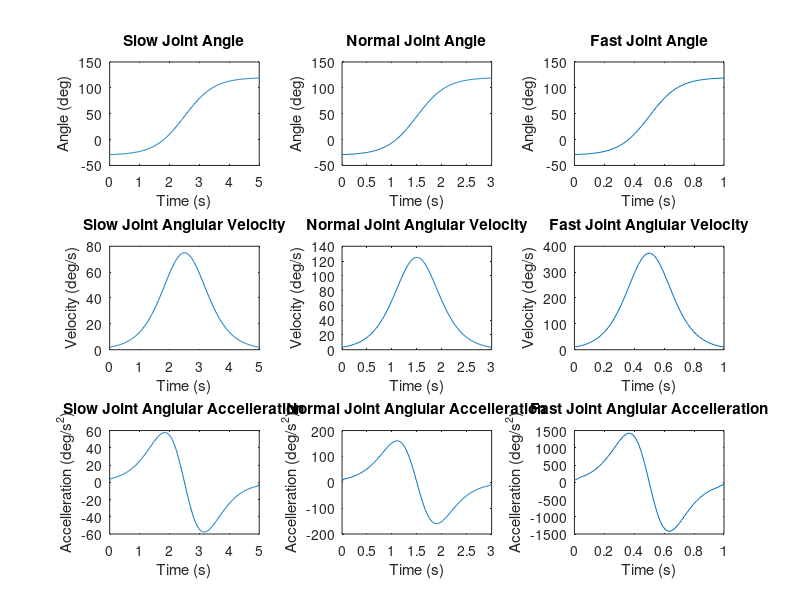
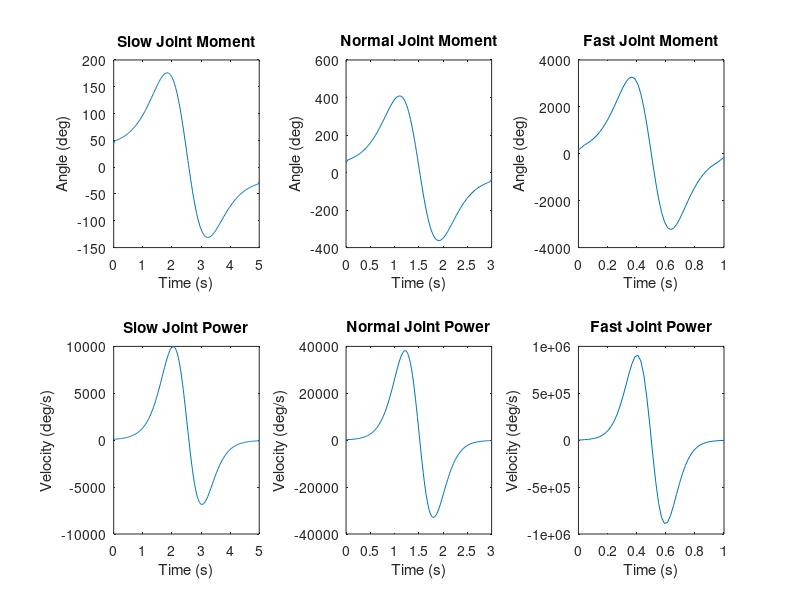
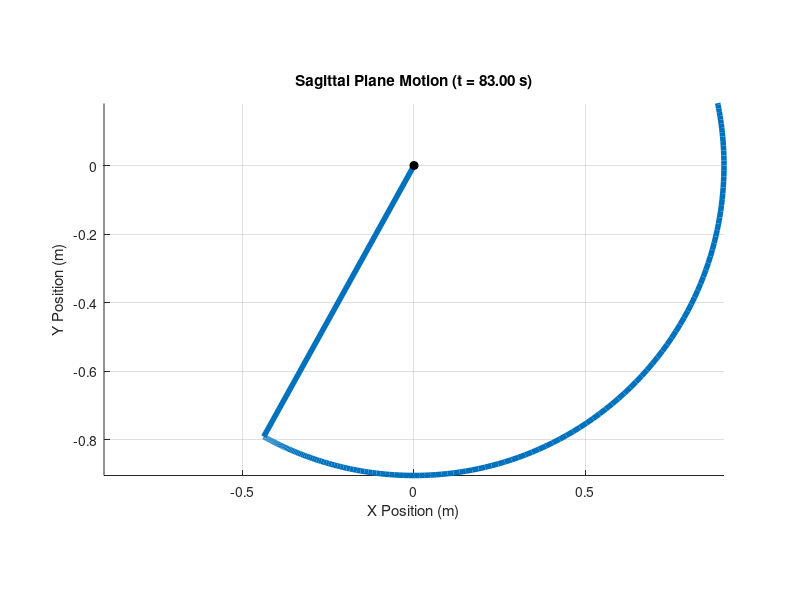
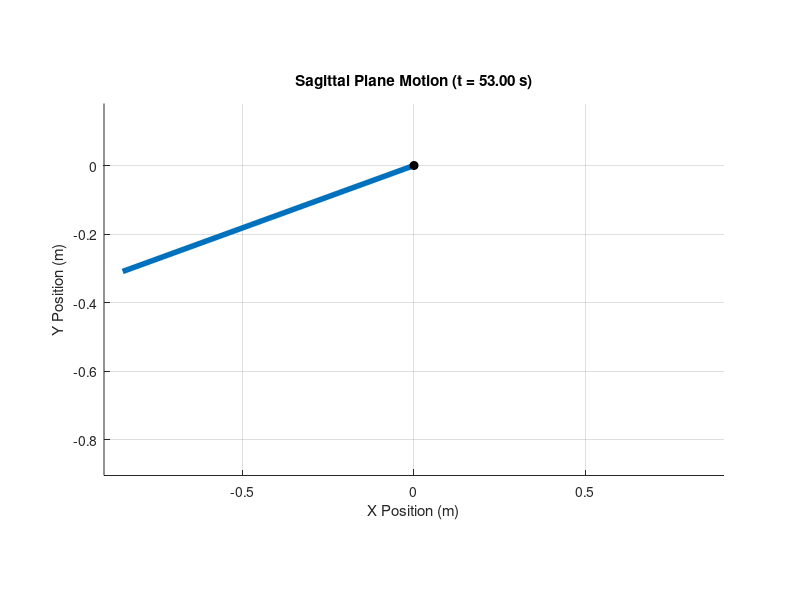

Write the MATLAB code that produced these figures, in order.
 %% BMEG301 Reverse Dynamic Solution For Device 3
% Authors: Bailey Phillips, Matthew Nuske, Oliver Michels, and Kyan Phillips

%% Assumptions

% The thigh is consider to be pivoted at the hip joint and has one DoF in flexion-extension. 
% Distal limb (shank) is fixed such that the longitudinal axis line up. 
% All other limbs can be ignored.

clc, clear

%% Parameters

% Subject Paramters
gender = 2; % 1 for female, 2 for male
weight = 85; % Total body mass of subject in 'kg'
height = 1.84; % Total body height of subject in 'm'


%% Segment Factor Tables

% Segment factors based of De lava Table
% [Mass factor   Length factor   COM factor  Radius of Gyration factor]

% Female factors
segment_table(1).factors = [ 
0.1478  368.5/1735  0.3612  0.369;  % Thigh (female)
0.0481  432.3/1735  0.4416  0.271   % Shank (female)
];

% Male factors
segment_table(2).factors = [
0.1416  422.2/1741  0.4095  0.329;  % Thigh (male)
0.0433  434.0/1741  0.4459  0.255   % Shank (male)
];  


%% TASK 1 
% Create Structures With All of The Model's Segment Details 

model(1).name = 'Thigh'; model(1).color = 'k';
model(2).name = 'Shank'; model(2).color = 'r';

table = sprintf('Part Name \t Mass (kg)\t Length (m)\t COM (m)\t RGyration (m)\t Inertia (kg.m^2)');
disp(table)

% Assumption: The distal limb (shank) is fixed such that longitudinal axes
% line up, thus all other limbs can be ignored
for part = 1:2

    model(part).mass = weight*segment_table(gender).factors(part,1);
    model(part).length = height*segment_table(gender).factors(part,2);
    model(part).com_local = model(part).length*segment_table(gender).factors(part,3);

   if part < 2
        model(part).com_from_O = model(part).com_local;
    else
        model(part).com_from_O = model(part).com_local + sum([model(1:part-1).length]);
    end
    model(part).rgyration = model(part).length*segment_table(gender).factors(part,4);
    model(part).inertia = model(part).mass*(model(part).rgyration).^2;
    
    t = sprintf('%s\t\t %.3f\t\t %.3f\t\t %.3f\t\t %.3f\t\t %.5f',model(part).name,...
        model(part).mass, model(part).length, model(part).com_local,...
        model(part).rgyration, model(part).inertia);
    disp(t)
end

% System Center of Mass
mass_system = sum([model(:).mass]);

% display system mass
disp(['System mass = ', num2str(mass_system), ' kg']);

r_num = [model(:).mass].*[model(:).com_from_O];
CoM_system = sum(r_num)/mass_system;
disp([newline, 'System center of mass position = ',num2str(CoM_system),' m']);

% System Inertia About The Hip
I_seg_o = [model(:).inertia] + [model(:).mass].*([model(:).com_from_O].^2);
Inertia_system = sum(I_seg_o);
disp(['System mass moment of inertia at O = ',num2str(Inertia_system),' kg.m^2']);

%% Simulation Parameters
fps = 50;                           % Frames per second 
                    % Motion duration in seconds

% These are the first things i saw for the rom of the thigh about the hip.
% we can change this if we find its different with more research - Oli
theta_min = -30 * (pi/180);           % Minimum angle at extension in rad
theta_max = 120 * (pi/180);         % Maximum angle at flexion in rad

%% TASK 2 & 3
durations=[5,3,1];

t_store = cell(length(durations),1);
theta_store = cell(length(durations),1);
omega_store = cell(length(durations),1);
alpha_store = cell(length(durations),1);
M_store = cell(length(durations),1);
P_store = cell(length(durations),1);

for i=1:length(durations)
    T_motion = durations(i);   
    % Simulation 
    Num_Frames = ceil(T_motion*fps);                        % Calculates number of frames in the simulation
    T_simulation = linspace(0, T_motion, Num_Frames);       % Creates a linearly spaced time vector for motion duration

    % Sigmoid Function To Calculate Joint Angle
    k = 10 / T_motion;                                                      % Steepness of sigmoid function (scales with the motion duration)
    s = 1 ./ (1 + exp(-k .* (T_simulation - (T_motion/2))));                % Sigmoid function
    theta = (theta_min + (theta_max - theta_min) .* s) .* (180/pi);         % Joint angle in degrees
    omega = gradient(theta,T_simulation);                                   % Angular velocity
    alpha = gradient(omega,T_simulation);                                   % Angular acceleration
    g = -9.81; % Gravity
    M_hip = (Inertia_system * alpha) - (g * CoM_system * mass_system * cosd(theta)); % Moment about Hip in Nm
    P = M_hip .* omega; % Joint power Watts

    t_store{i} = T_simulation;
    theta_store{i} = theta;
    omega_store{i} = omega;
    alpha_store{i} = alpha;
    M_store{i} = M_hip;
    P_store{i} = P;
end
%% Plotting Results
figure;
label = {'Slow ', 'Normal ', 'Fast '};

for i = 1:3
    % Joint Angle Over Time
    subplot(3, 3, i);
    plot(t_store{i}, theta_store{i});
    ylabel('Angle (deg)');
    xlabel('Time (s)')
    title([label{i} 'Joint Angle']);
    
    % Joint Angular Velocity Over Time
    subplot(3, 3, i + 3);
    plot(t_store{i}, omega_store{i})
    ylabel('Velocity (deg/s)');
    xlabel('Time (s)')
    title([label{i} 'Joint Anglular Velocity']);
    
    % Joint Angular Accelleration Over Time
    subplot(3, 3, i + 6);
    plot(t_store{i}, alpha_store{i});
    ylabel('Accelleration (deg/s^2)');
    xlabel('Time (s)')
    title([label{i} 'Joint Anglular Accelleration']);
end

figure;
for i = 1:3
    % Joint Moment Over Time
    subplot(2, 3, i);
    plot(t_store{i}, M_store{i});
    ylabel('Angle (deg)');
    xlabel('Time (s)')
    title([label{i} 'Joint Moment']);
    
    % Joint Power Over Time
    subplot(2, 3, i + 3);
    plot(t_store{i}, P_store{i})
    ylabel('Velocity (deg/s)');
    xlabel('Time (s)')
    title([label{i} 'Joint Power']);
    
end
L = model(1).length + model(2).length;

figure

for i = 1:length(t_store(1))

    % Position of end of leg
    x = L * sind(theta_store{1});
    y = -L * cosd(theta_store{1});

    clf
    hold on

    % Draw leg
    plot([0 x], [0 y], 'LineWidth', 4)

    % Draw hip joint
    plot(0, 0, 'ko', 'MarkerFaceColor', 'k')

    % Formatting
    axis equal
    axis([-L L -L 0.2*L])
    xlabel('X Position (m)')
    ylabel('Y Position (m)')
    title(sprintf('Sagittal Plane Motion (t = %.2f s)', t(1)))

    grid on

    drawnow
end

L = model(1).length + model(2).length;

figure

for i = 1:length(t)

    % Position of end of leg
    x = L * sin(theta(i));
    y = -L * cos(theta(i));

    clf
    hold on

    % Draw leg
    plot([0 x], [0 y], 'LineWidth', 4)

    % Draw hip joint
    plot(0, 0, 'ko', 'MarkerFaceColor', 'k')

    % Formatting
    axis equal
    axis([-L L -L 0.2*L])
    xlabel('X Position (m)')
    ylabel('Y Position (m)')
    title(sprintf('Sagittal Plane Motion (t = %.2f s)', t(i)))

    grid on

    drawnow
end
